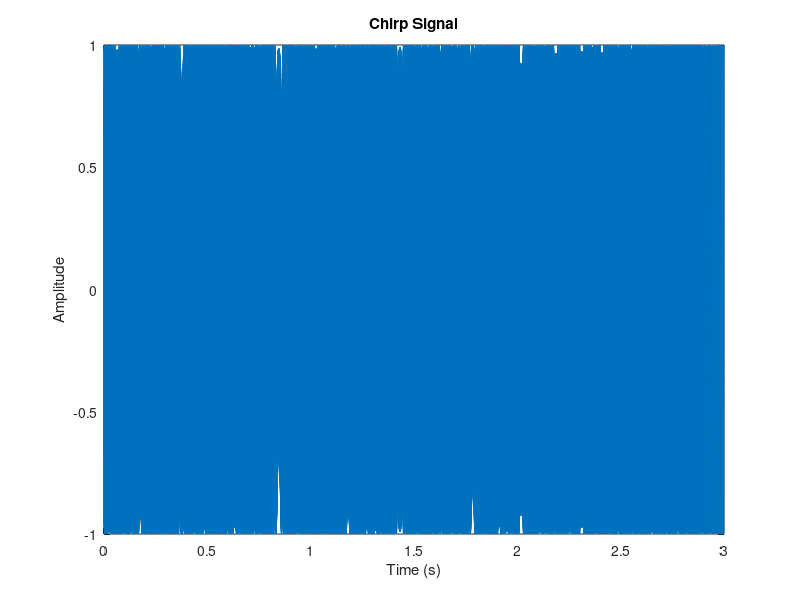
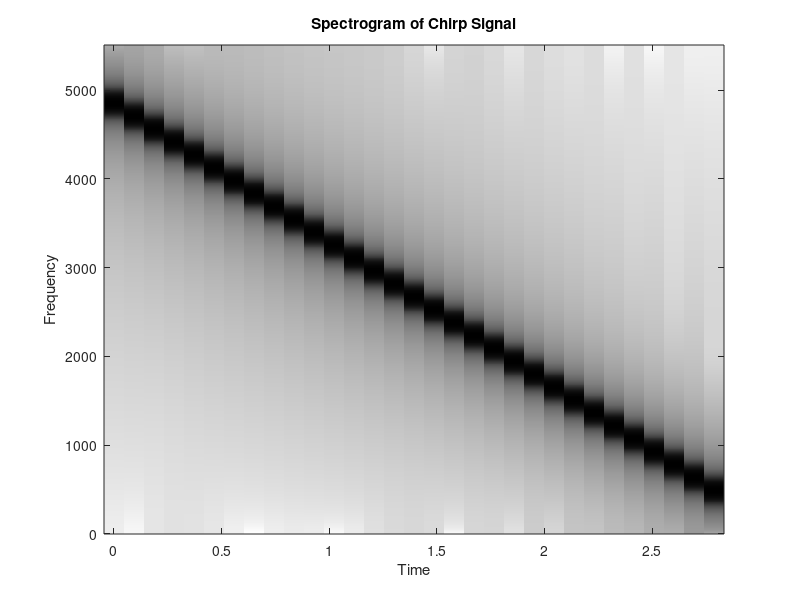

Source code (MATLAB) for these figures, in order:
% File: lab_exercise_4_3.m

% Parameters for chirp signal
fs = 11025;
t = 0:1/fs:3; % 3 seconds duration
f0 = 5000; % start frequency
f1 = 300; % end frequency

% Generate chirp signal
chirp_signal = chirp(t, f0, 3, f1);

% Plot the chirp signal
figure;
plot(t, chirp_signal);
xlabel('Time (s)');
ylabel('Amplitude');
title('Chirp Signal');

% Listen to the chirp signal
sound(chirp_signal, fs);

% Spectrogram of the chirp signal
figure;
specgram(chirp_signal, 2048, fs);
colormap(1-gray(256));
title('Spectrogram of Chirp Signal');
